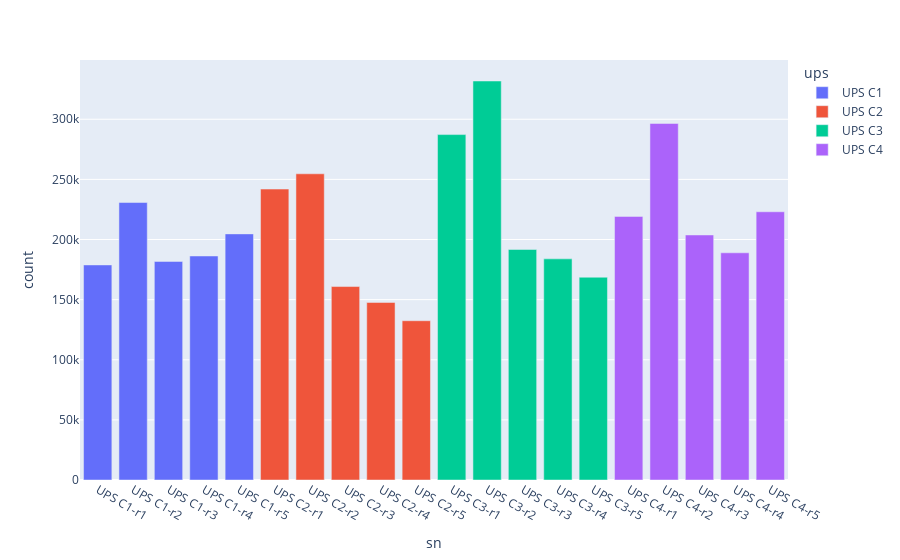

Here is the notebook cell this chart was saved with:
### Code cell
fig = px.bar(countDf,y="count",color='ups')
fig.show()
fileName = "Exports/anomaly_detection_"+siteDict['sn']+"_"+fileDateString+"_Count-box-plot.html"
fig.write_html(fileName,include_plotlyjs=False)

### Figure 1 — Plotly figure (JSON) as saved in the notebook; plotly's stock layout.template omitted (floating-point values rounded to 4 significant figures)
{"data": [{"alignmentgroup": "True", "hovertemplate": "ups=UPS C1<br>sn=%{x}<br>count=%{y}<extra></extra>", "legendgroup": "UPS C1", "marker": {"color": "#636efa", "pattern": {"shape": ""}}, "name": "UPS C1", "offsetgroup": "UPS C1", "orientation": "v", "showlegend": true, "textposition": "auto", "type": "bar", "x": ["UPS C1-r1", "UPS C1-r2", "UPS C1-r3", "UPS C1-r4", "UPS C1-r5"], "xaxis": "x", "y": [178855, 230747, 181771, 186289, 204673], "yaxis": "y"}, {"alignmentgroup": "True", "hovertemplate": "ups=UPS C2<br>sn=%{x}<br>count=%{y}<extra></extra>", "legendgroup": "UPS C2", "marker": {"color": "#EF553B", "pattern": {"shape": ""}}, "name": "UPS C2", "offsetgroup": "UPS C2", "orientation": "v", "showlegend": true, "textposition": "auto", "type": "bar", "x": ["UPS C2-r1", "UPS C2-r2", "UPS C2-r3", "UPS C2-r4", "UPS C2-r5"], "xaxis": "x", "y": [241942, 254643, 160883, 147649, 132460], "yaxis": "y"}, {"alignmentgroup": "True", "hovertemplate": "ups=UPS C3<br>sn=%{x}<br>count=%{y}<extra></extra>", "legendgroup": "UPS C3", "marker": {"color": "#00cc96", "pattern": {"shape": ""}}, "name": "UPS C3", "offsetgroup": "UPS C3", "orientation": "v", "showlegend": true, "textposition": "auto", "type": "bar", "x": ["UPS C3-r1", "UPS C3-r2", "UPS C3-r3", "UPS C3-r4", "UPS C3-r5"], "xaxis": "x", "y": [287254, 331818, 191713, 183893, 168639], "yaxis": "y"}, {"alignmentgroup": "True", "hovertemplate": "ups=UPS C4<br>sn=%{x}<br>count=%{y}<extra></extra>", "legendgroup": "UPS C4", "marker": {"color": "#ab63fa", "pattern": {"shape": ""}}, "name": "UPS C4", "offsetgroup": "UPS C4", "orientation": "v", "showlegend": true, "textposition": "auto", "type": "bar", "x": ["UPS C4-r1", "UPS C4-r2", "UPS C4-r3", "UPS C4-r4", "UPS C4-r5"], "xaxis": "x", "y": [219199, 296526, 203774, 188942, 223063], "yaxis": "y"}], "layout": {"autosize": true, "barmode": "relative", "legend": {"title": {"text": "ups"}, "tracegroupgap": 0}, "margin": {"t": 60}, "xaxis": {"anchor": "y", "autorange": true, "domain": [0, 1], "range": [-0.5, 19.5], "title": {"text": "sn"}, "type": "category"}, "yaxis": {"anchor": "x", "autorange": true, "domain": [0, 1], "range": [0, 349300.0], "title": {"text": "count"}, "type": "linear"}}}
